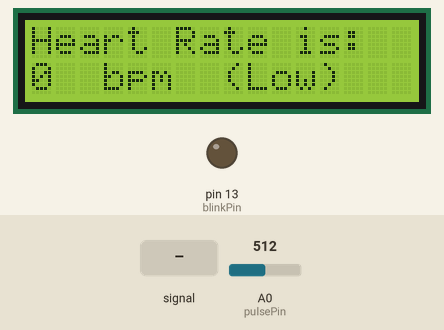
This sketch was run on a simulated Arduino Uno, built with avr-gcc and run on an emulated ATmega328P. On the bench: 16×2 character LCD, output pins drawn as LEDs (lit = HIGH). The test bench sets the inputs (shaded band); at power-on: A0 (pulsePin) = 512. What the sketch prints to the serial monitor is not drawn.

Above: at 1.4 s.
1.5 s: A0 (pulsePin) fed a 2 Hz sine of ±306 counts around its level
At 1.62 s:
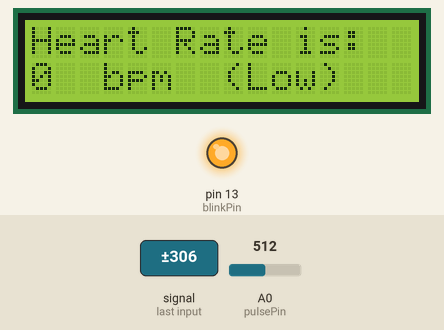
4.5 s: A0 (pulsePin) set to 521
At 7.3 s:
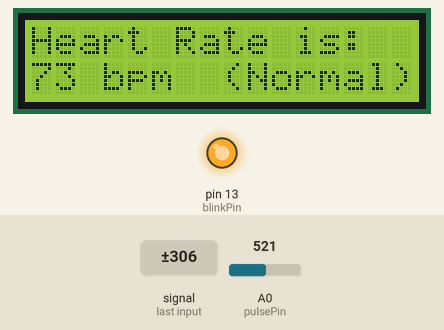
7.5 s: A0 (pulsePin) fed a 200 Hz sine of ±81 counts around its level
At 8.5 s:
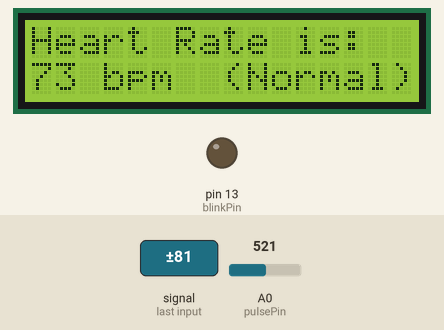
9.0 s: A0 (pulsePin) set to 716
At 9.9 s:
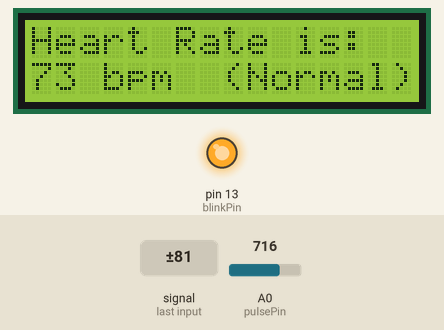
10.5 s: A0 (pulsePin) fed a 50 Hz sine of ±306 counts around its level
At 13.3 s:
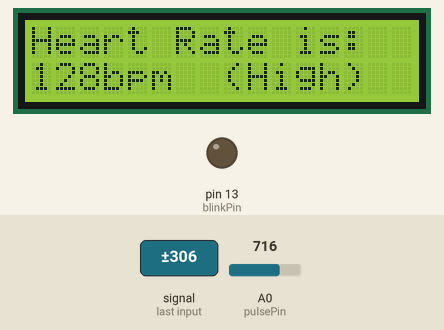
13.5 s: A0 (pulsePin) fed a 1000 Hz sine of ±255 counts around its level
At 14.4 s:
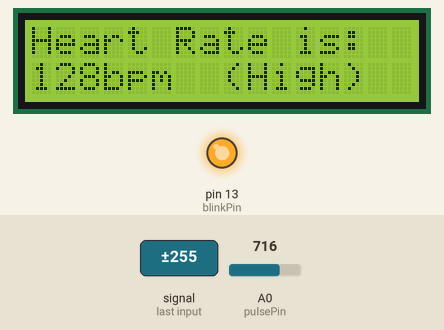
Timing chart, 0 to 16.0 s (numbered marks = the images above; inputs shaded):
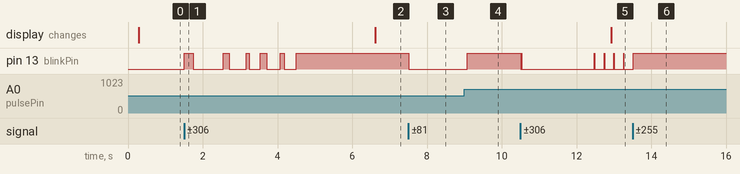

Measured:
- the behaviour switches between 512 and 513 on A0 (pulsePin) (found by bisection; images 1 and 2)
- after the input at 1.5 s, pin 13 (blinkPin): LOW → HIGH at once, → LOW 0.25 s later, → HIGH 0.79 s later, → LOW 0.17 s later, … (10 changes in this stretch)
- after the input at 4.5 s, pin 13 (blinkPin): goes on until 4.5 s, then stays HIGH; the display: changes after 2.1 s (image 2)
- after the input at 7.5 s, pin 13 (blinkPin): HIGH → LOW at once
- after the input at 9.0 s, pin 13 (blinkPin): LOW → HIGH after 0.08 s
- after the input at 10.5 s, pin 13 (blinkPin): goes LOW 0.01 s, HIGH 0.01 s, LOW 2.0 s, 3 × (HIGH 0.01 s, LOW 0.25 s), HIGH 0.01 s, then LOW, starting at once; the display: changes after 2.4 s (image 5)
- after the input at 13.5 s, pin 13 (blinkPin): goes on until 13.5 s, then stays HIGH

The sketch:

Heart_Attack_Detector.ino
```cpp
#include <LiquidCrystal.h>


/*
>> Pulse Sensor Amped 1.2 <<
This code is for Pulse Sensor Amped by Joel Murphy and Yury Gitman
    www.pulsesensor.com
    >>> Pulse Sensor purple wire goes to Analog Pin 0 <<<
Pulse Sensor sample aquisition and processing happens in the background via Timer 2 interrupt. 2mS sample rate.
PWM on pins 3 and 11 will not work when using this code, because we are using Timer 2!
The following variables are automatically updated:
Signal :    int that holds the analog signal data straight from the sensor. updated every 2mS.
IBI  :      int that holds the time interval between beats. 2mS resolution.
BPM  :      int that holds the heart rate value, derived every beat, from averaging previous 10 IBI values.
QS  :       boolean that is made true whenever Pulse is found and BPM is updated. User must reset.
Pulse :     boolean that is true when a heartbeat is sensed then false in time with pin13 LED going out.

This code is designed with output serial data to Processing sketch "PulseSensorAmped_Processing-xx"
The Processing sketch is a simple data visualizer.
All the work to find the heartbeat and determine the heartrate happens in the code below.
Pin 13 LED will blink with heartbeat.
If you want to use pin 13 for something else, adjust the interrupt handler
It will also fade an LED on pin fadePin with every beat. Put an LED and series resistor from fadePin to GND.
Check here for detailed code walkthrough:
http://pulsesensor.myshopify.com/pages/pulse-sensor-amped-arduino-v1dot1

Code Version 1.2 by Joel Murphy & Yury Gitman  Spring 2013
This update fixes the firstBeat and secondBeat flag usage so that realistic BPM is reported.

*/


//  VARIABLES
int pulsePin = 0;                 // Pulse Sensor purple wire connected to analog pin 0
int blinkPin = 13;                // pin to blink led at each beat


// these variables are volatile because they are used during the interrupt service routine!
volatile int BPM;                   // used to hold the pulse rate
volatile int Signal;                // holds the incoming raw data
volatile int IBI = 600;             // holds the time between beats, must be seeded!
volatile boolean Pulse = false;     // true when pulse wave is high, false when it's low
volatile boolean QS = false;        // becomes true when Arduoino finds a beat.

LiquidCrystal lcd(12,11,5,4,3,2);

void setup()
{
  pinMode(blinkPin,OUTPUT);         // pin that will blink to your heartbeat!
  Serial.begin(9600);             // we agree to talk fast!
  interruptSetup();                 // sets up to read Pulse Sensor signal every 2mS

   // UN-COMMENT THE NEXT LINE IF YOU ARE POWERING The Pulse Sensor AT LOW VOLTAGE,
   // AND APPLY THAT VOLTAGE TO THE A-REF PIN
   //analogReference(EXTERNAL);


    delay(200);

    lcd.begin(16,2);
    lcd.print("Heart Rate is:");

}


void loop(){
  //sendDataToProcessing('S', Signal);     // send Processing the raw Pulse Sensor data
  if (QS == true){                       // Quantified Self flag is true when arduino finds a heartbeat
                         // Set 'fadeRate' Variable to 255 to fade LED with pulse
        //sendDataToProcessing('B',BPM);   // send heart rate with a 'B' prefix
        //sendDataToProcessing('Q',IBI);   // send time between beats with a 'Q' prefix
        QS = false;                      // reset the Quantified Self flag for next time
     }

  delay(20);                             //  take a break

  lcd.setCursor(0,1);
  //lcd.print("   ");
  lcd.print(BPM);
  //Serial.println(BPM);
  //Serial.println(sizeof(BPM));
  if(BPM<100)
  {
    lcd.setCursor(2,1);
    lcd.print(" ");
  }
  lcd.setCursor(3,1);
  lcd.print("bpm");

  if(BPM<70)
  {
    lcd.setCursor(8,1);
    lcd.print("(Low)   ");

    Serial.println("AT+CMGF=1");
    delay(100);
    Serial.println("AT+CMGS=\"+919916520176\"");
    delay(100);
    Serial.print("Low Heart Rate: ");
    Serial.print(BPM);
    Serial.println(" bpm");
    delay(100);
    Serial.println((char)26);
    delay(6000);

  }
  else if(BPM>75)
  {
    lcd.setCursor(8,1);
    lcd.print("(High)  ");

    Serial.println("AT+CMGF=1");
    delay(100);
    Serial.println("AT+CMGS=\"+919916520176\"");
    delay(100);
    Serial.print("High Heart Rate: ");
    Serial.print(BPM);
    Serial.println(" bpm");
    delay(100);
    Serial.println((char)26);
    delay(6000);

  }
  else
  {
    lcd.setCursor(8,1);
    lcd.print("(Normal)");

    Serial.println("AT+CMGF=1");
    delay(100);
    Serial.println("AT+CMGS=\"+919916520176\"");
    delay(100);
    Serial.print("Normal Heart Rate: ");
    Serial.print(BPM);
    Serial.println(" bpm");
    delay(100);
    Serial.println((char)26);
    delay(6000);

  }

}


//void sendDataToProcessing(char symbol, int data ){
  //  Serial.print(symbol);                // symbol prefix tells Processing what type of data is coming
    //Serial.println(data);                // the data to send culminating in a carriage return
 // }
```

Interrupt.ino
```cpp
volatile int rate[10];                    // array to hold last ten IBI values
volatile unsigned long sampleCounter = 0;          // used to determine pulse timing
volatile unsigned long lastBeatTime = 0;           // used to find IBI
volatile int P =512;                      // used to find peak in pulse wave, seeded
volatile int T = 512;                     // used to find trough in pulse wave, seeded
volatile int thresh = 512;                // used to find instant moment of heart beat, seeded
volatile int amp = 100;                   // used to hold amplitude of pulse waveform, seeded
volatile boolean firstBeat = true;        // used to seed rate array so we startup with reasonable BPM
volatile boolean secondBeat = false;      // used to seed rate array so we startup with reasonable BPM


void interruptSetup(){
  // Initializes Timer2 to throw an interrupt every 2mS.
  TCCR2A = 0x02;     // DISABLE PWM ON DIGITAL PINS 3 AND 11, AND GO INTO CTC MODE
  TCCR2B = 0x06;     // DON'T FORCE COMPARE, 256 PRESCALER
  OCR2A = 0X7C;      // SET THE TOP OF THE COUNT TO 124 FOR 500Hz SAMPLE RATE
  TIMSK2 = 0x02;     // ENABLE INTERRUPT ON MATCH BETWEEN TIMER2 AND OCR2A
  sei();             // MAKE SURE GLOBAL INTERRUPTS ARE ENABLED
}


// THIS IS THE TIMER 2 INTERRUPT SERVICE ROUTINE.
// Timer 2 makes sure that we take a reading every 2 miliseconds
ISR(TIMER2_COMPA_vect){                         // triggered when Timer2 counts to 124
  cli();                                      // disable interrupts while we do this
  Signal = analogRead(pulsePin);              // read the Pulse Sensor
  sampleCounter += 2;                         // keep track of the time in mS with this variable
  int N = sampleCounter - lastBeatTime;       // monitor the time since the last beat to avoid noise

    //  find the peak and trough of the pulse wave
  if(Signal < thresh && N > (IBI/5)*3){       // avoid dichrotic noise by waiting 3/5 of last IBI
    if (Signal < T){                        // T is the trough
      T = Signal;                         // keep track of lowest point in pulse wave
    }
  }

  if(Signal > thresh && Signal > P){          // thresh condition helps avoid noise
    P = Signal;                             // P is the peak
  }                                        // keep track of highest point in pulse wave

  //  NOW IT'S TIME TO LOOK FOR THE HEART BEAT
  // signal surges up in value every time there is a pulse
  if (N > 250){                                   // avoid high frequency noise
    if ( (Signal > thresh) && (Pulse == false) && (N > (IBI/5)*3) ){
      Pulse = true;                               // set the Pulse flag when we think there is a pulse
      digitalWrite(blinkPin,HIGH);                // turn on pin 13 LED
      IBI = sampleCounter - lastBeatTime;         // measure time between beats in mS
      lastBeatTime = sampleCounter;               // keep track of time for next pulse

      if(secondBeat){                        // if this is the second beat, if secondBeat == TRUE
        secondBeat = false;                  // clear secondBeat flag
        for(int i=0; i<=9; i++){             // seed the running total to get a realisitic BPM at startup
          rate[i] = IBI;
        }
      }

      if(firstBeat){                         // if it's the first time we found a beat, if firstBeat == TRUE
        firstBeat = false;                   // clear firstBeat flag
        secondBeat = true;                   // set the second beat flag
        sei();                               // enable interrupts again
        return;                              // IBI value is unreliable so discard it
      }


      // keep a running total of the last 10 IBI values
      word runningTotal = 0;                  // clear the runningTotal variable

      for(int i=0; i<=8; i++){                // shift data in the rate array
        rate[i] = rate[i+1];                  // and drop the oldest IBI value
        runningTotal += rate[i];              // add up the 9 oldest IBI values
      }

      rate[9] = IBI;                          // add the latest IBI to the rate array
      runningTotal += rate[9];                // add the latest IBI to runningTotal
      runningTotal /= 10;                     // average the last 10 IBI values
      BPM = 60000/runningTotal;               // how many beats can fit into a minute? that's BPM!
      QS = true;                              // set Quantified Self flag
      // QS FLAG IS NOT CLEARED INSIDE THIS ISR
    }
  }

  if (Signal < thresh && Pulse == true){   // when the values are going down, the beat is over
    digitalWrite(blinkPin,LOW);            // turn off pin 13 LED
    Pulse = false;                         // reset the Pulse flag so we can do it again
    amp = P - T;                           // get amplitude of the pulse wave
    thresh = amp/2 + T;                    // set thresh at 50% of the amplitude
    P = thresh;                            // reset these for next time
    T = thresh;
  }

  if (N > 2500){                           // if 2.5 seconds go by without a beat
    thresh = 512;                          // set thresh default
    P = 512;                               // set P default
    T = 512;                               // set T default
    lastBeatTime = sampleCounter;          // bring the lastBeatTime up to date
    firstBeat = true;                      // set these to avoid noise
    secondBeat = false;                    // when we get the heartbeat back
  }

  sei();                                   // enable interrupts when youre done!
}// end isr
```
